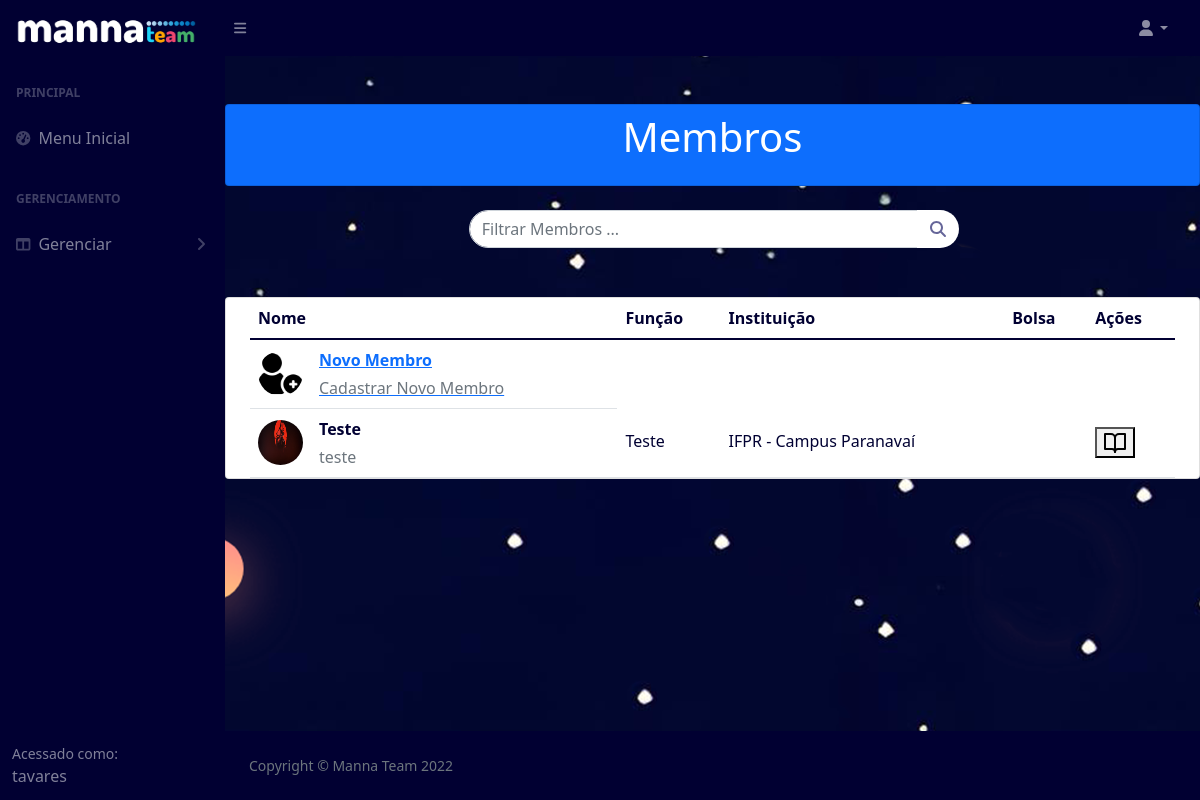
The app's page /membros (signed in), older data.
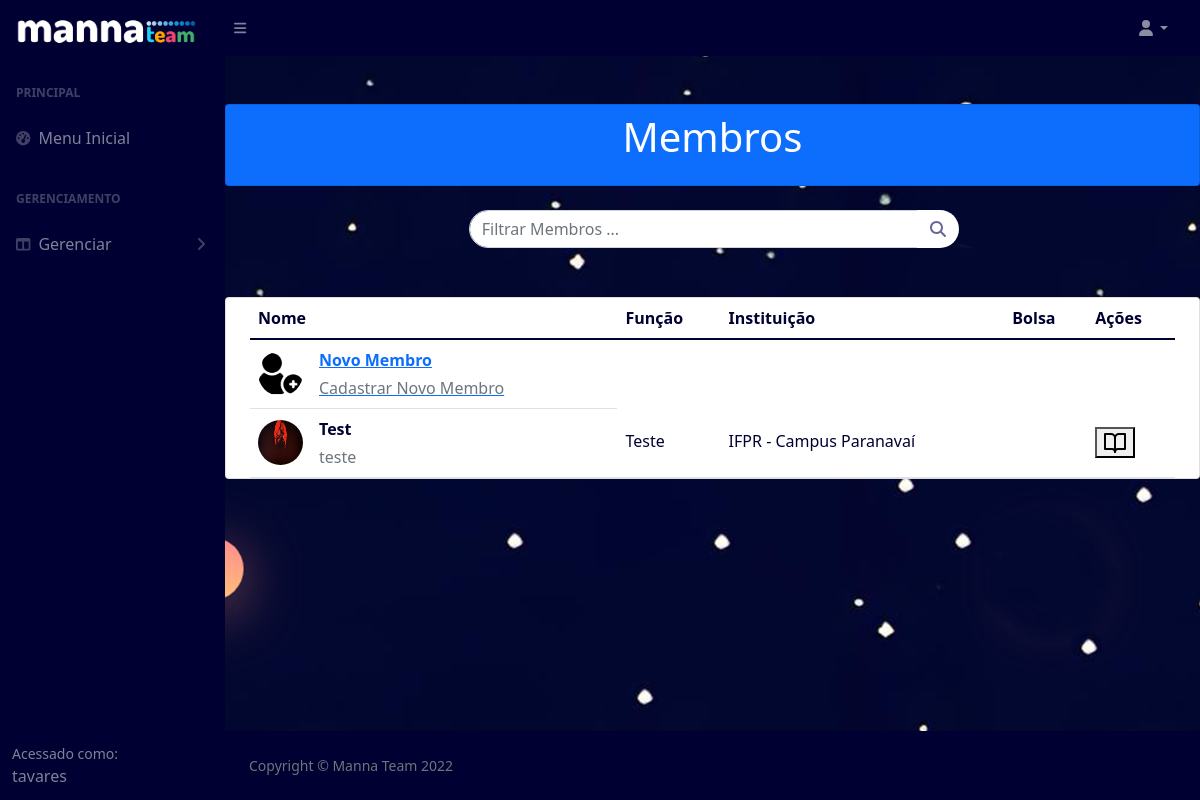
The same page, newer data.
### pages/models.py (models this page shows, shortened)
class Member(models.Model):
    photo = models.ImageField('Foto', upload_to='./static/uploads/photos/member')
    name = models.CharField('Nome Completo', max_length=50)
    category = models.CharField('Função',max_length=50)
    institution = models.ForeignKey('Institution', on_delete=models.PROTECT, verbose_name='Instituição')
    email = models.CharField('E-mail', max_length=50)
    fone = models.CharField('Celular(Sem pontuação)', max_length=50)
    git = models.CharField('Usuário Git', max_length=50)
    lattes = models.CharField('Lattes', max_length=50)
    link = models.CharField('Linkedin', max_length=50)
    insta = models.CharField('Instagram', max_length=50)
    twt = models.CharField('Twitter', max_length=50)
    face = models.CharField('Facebook', max_length=50)
    youtube = models.CharField('Youtube', max_length=50)
    cpf = models.CharField('CPF(Sem pontuação)', max_length=11, validators=[MinLengthValidator(11)])
    rg = models.CharField('RG(Sem pontuação)', max_length=50)
    gender = models.CharField('Gênero:', choices=GENDER_CHOICES, default="Masculino", max_length=50)
    formation = models.CharField('Formação', max_length=50)
    birthday = models.DateField('Data de Nascimento')
    address = models.CharField('Endereço', max_length=200)
    project = models.ForeignKey('Project', on_delete=models.PROTECT, verbose_name='Projeto')
    bankName = models.CharField('Nome do Banco', max_length=50)
    bankNumber = models.CharField('Número do Banco', max_length=50)
    agencyNumber = models.CharField('Número da Agência', max_length=50)
    accountNumber = models.CharField('Número da Conta', max_length=50)
    commitment = models.FileField('Termo de Compromisso', upload_to='./static/uploads/terms/commitment', blank=True)
    science = models.FileField('Termo de Ciência', upload_to='./static/uploads/terms/science', blank=True)
    jobPlan = models.FileField('Plano de Trabalho', upload_to='./static/uploads/terms/job', blank=True)
    lgpd = models.FileField('LGPD', upload_to='./static/uploads/terms/lgpd', blank=True)
    acess = models.CharField(max_length=50)
    activity = models.BooleanField(default=True)

class Institution(models.Model):
    photo = models.ImageField('Foto', upload_to='./static/uploads/photos/institution')
    name = models.CharField('Nome da Instituição', max_length=200)
    email = models.CharField('E-mail', max_length=50)
    fone = models.CharField('Telefone(Sem pontuação)', max_length=50)
    site = models.CharField('Site', max_length=50)
    hub = models.ForeignKey('Hub',on_delete=models.PROTECT)
    sphere = models.CharField('Esfera', choices=SPHERE_CHOICES, default="Municipal", max_length=50)
    address = models.CharField('Endereço', max_length=200)
    amountStudents = models.IntegerField('Quantidade de Alunos Relacionados ao Manna')
    description= models.CharField('Descrição', max_length=2000)
    def __str__(self):
        return self.name

### pages/views.py (the view)
# urls.py: path('membros', MemberList.as_view(), name="membros"),
class MemberList(LoginRequiredMixin, ListView):
    login_url = reverse_lazy('login')
    model = Member
    template_name = 'pages/member-list.html'

### pages/templates/pages/member-list.html (shortened to what this page needs)
{% extends 'pages/base.html' %}
{% load static %}
{% block content %}
<section class="pricing py-5">
<div class="container">
  <div class="row">
  <div class="card mb-4 bg-primary">
  <header class="bg-primary text-center py-2 mb-2">
    <div class="container">
      <h1 class="fw-light text-white">Membros</h1>
    </div>
  </header>
  </div>
  <div id="content">
    <form class='form-inline' method="POST" action="{% url 'filtro-membro' %}">
      <div class="input-group">
        <input type='text' name='search' class="form-control search-form " placeholder="Filtrar Membros ...">
        <span class="input-group-btn" style="width:39px">
          <button id="search-this" type="submit" class="pull-right btn btn-default search-btn">
              <i class="fa fa-search"></i>
          </button>
        </span>
      </div>
    </form>
  </div>
  <div class="card mb-4 bg-white">
  <div class="container">
    <div class="row">
      <table id ="table" class="table align-middle mb-0 bg-white">
        <thead class="bg-white">
          <tr>
            <th>Nome</th>
            <th>Função</th>
            <th>Instituição</th>
            <th>Bolsa</th>
            <th>Ações</th>
          </tr>
        </thead>
        <tbody>
          <tr>
            <td>
              <div class="d-flex align-items-center">
                <img
                    src="{% static 'img/plus.png' %}"
                    alt=""
                    style="width: 45px; height: 45px"
                    class="rounded-circle"
                    />
                <div class="ms-3">
                  <a href="{% url 'cadastro-membro' %}">
                  <p class="fw-bold mb-1">Novo Membro</p>
                  <p class="text-muted mb-0">Cadastrar Novo Membro</p></a>
                </div>
              </div>
            </td>
          </tr>
          {% for member in object_list %}
          {% if member.activity == True %}
          <tr>
            <td>
              <div class="d-flex align-items-center">
                <img
                    src="{{member.photo}}"
                    alt=""
                    style="width: 45px; height: 45px"
                    class="rounded-circle"
                    />
                <div class="ms-3">
                  <p class="fw-bold mb-1">{{member.name}}</p>
                  <p class="text-muted mb-0">{{member.email}}</p>
                </div>
              </div>
            </td>
            <td>
              <p class="fw-normal mb-1">{{member.category}}</p>
            </td>
            <td>
              <p class="fw-normal mb-1">{{member.institution}}</p>
            </td>
            <td>{{member.bag}}</td>
            <td>
              <form method="POST" action="{% url 'membro' %}">
              <button type="submit"><h6 data-feather="book-open"></h6></button>
              </form>
            </td>
          </tr>
          {% endif %}
        {% endfor %}
        </tbody>
      </table>
    </div>
  </div>
</div>
 </div>
</div>
</section>
        {% endblock %}

Row changes from the older to the newer data that the page shows:
changed Member "teste": name "Teste" → "Test"
